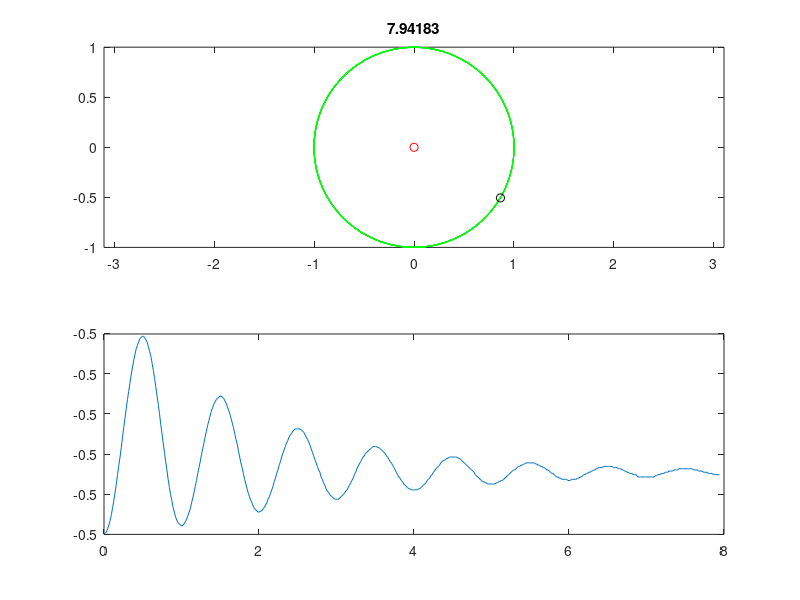

Here is the MATLAB script that generated this plot:
clear

h=0.1; % timestep of 0.1s
pos=[1,0];
vel=[0,1];
steps=500;

%frameskipper
skip=ceil(steps/100);

% Circular Orbit
theta=linspace(0,2*pi,100);
xc=cos(theta);
yc=sin(theta);

% Initialise arrays for "speed"
x(steps)=0;
y(steps)=0;

for i=1:steps
    x(i)=pos(1);
    y(i)=pos(2);
    time=(i-1)*h/(2*pi);

    t(i)=time;
    total(i)=0.5*norm(vel)^2 - 1/norm(pos);

    if (rem(i,skip)==0)
        subplot(2,1,1)
        plot(xc,yc,'b',x,y,'g-',pos(1),pos(2),'ko',0,0,'ro')
        title(time)
        axis equal
        drawnow

        subplot(2,1,2)
        plot(t,total);
    end

    r=norm(pos);
    accel=-1/r^2 * pos/r;
    
    % Integrate

%     % Midpoint method (too much stacking error)
%     pos=pos + h*vel + 0.5*h^2*accel;
%     vel=vel + h*accel;

%     % Verlet method
%     if (i==1)
%         posPrev=pos;
%         pos=pos + h*vel + 0.5*h^2*accel;
%         vel=vel + h*accel;
%     else
%         pos=2*pos - posPrev + h^2*accel;
%         vel=(pos-posPrev)/(2*h);
%         posPrev=[x(i),y(i)];
%     end
    

    % Velocity Verlet method
    pos=pos + h*vel + 0.5*h^2*accel;
    accelNext=-1/r^2 * pos/r;
    vel=vel + 0.5*h*(accel+accelNext);

end
